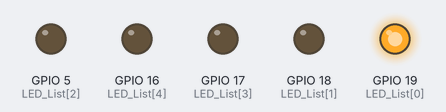
This program was run on a simulated ESP32 board running MicroPython. On the bench: output pins drawn as LEDs (lit = HIGH).

Above: at 0.1 s.
At 0.5 s:
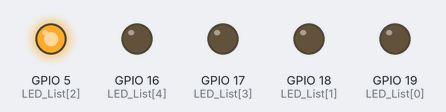
At 0.9 s:
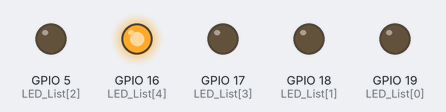
At 1.3 s:
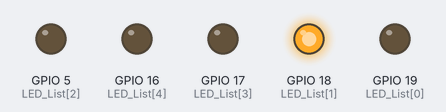
At 2.7 s:
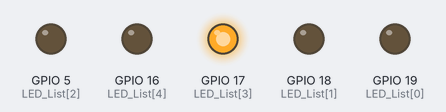
Timing chart, 0 to 3.0 s (numbered marks = the images above):
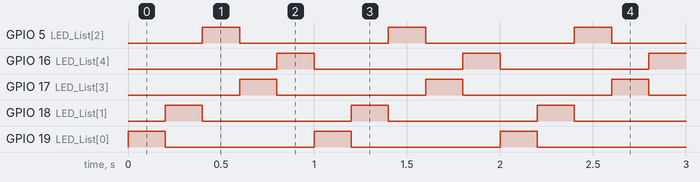

Measured:
- by itself, GPIO 5 (LED_List[2]), GPIO 16 (LED_List[4]), GPIO 17 (LED_List[3]), GPIO 18 (LED_List[1]), GPIO 19 (LED_List[0]): alternates HIGH for 0.20 s and LOW for 0.80 s
- by itself, everything shown: repeats every 1.0 s, in 5 steps

The program:

LiuShui.py
```python
from machine import Pin
import time


LEDS = {
    'LED1' : 19,
    'LED2' : 18,
    'LED3' : 5,
    'LED4' : 17,
    'LED5' : 16
}

LED_List = [Pin(item,Pin.OUT) for item in LEDS.values()]


if __name__ == '__main__':
    while 1:
        for item in  LED_List:
            item.on()
            time.sleep(0.2)
            item.off()
```
